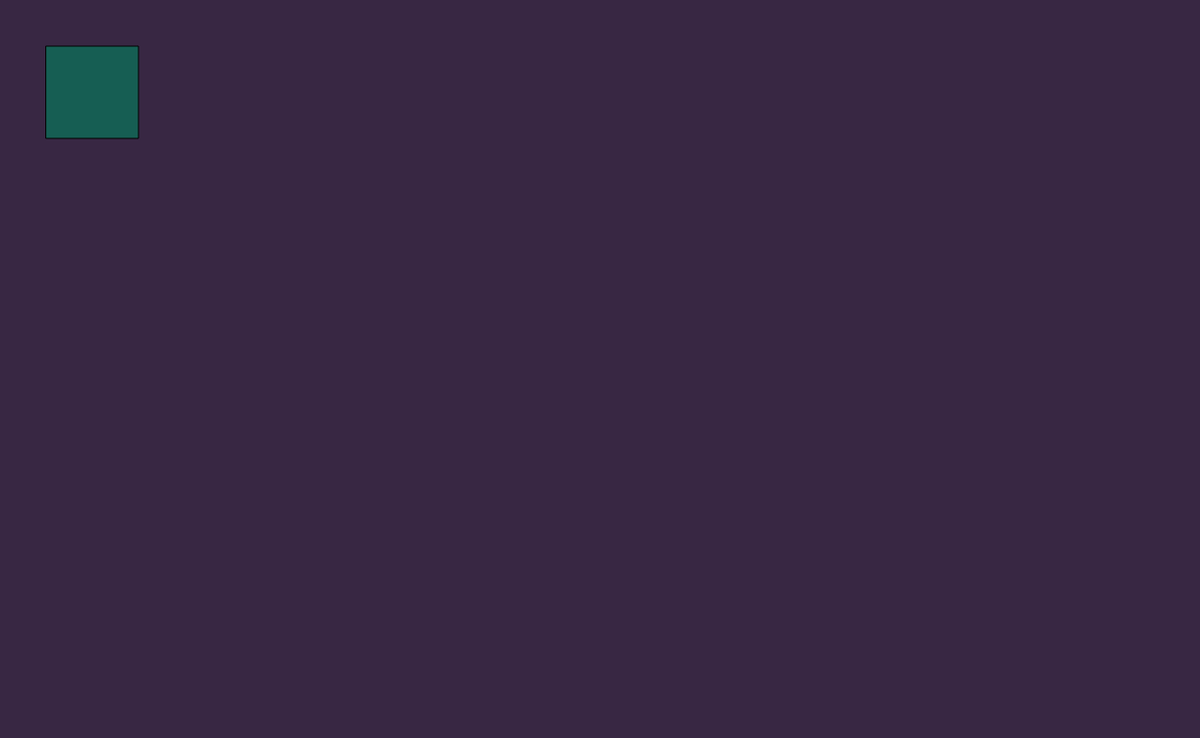
Frame 1 (no input)
Frame 60 (no input): identical to frame 1, image omitted
Frame 120 (the mouse pressed at the canvas centre since frame 60): identical to frame 1, image omitted

The p5.js sketch that drew this single still picture (run headless with seeded random() and noise() and a simulated clock; from frame 60 on, the mouse is pressed at the canvas centre):

// p5.js sketch
// ── sketch.js
var x = 50;
var y = 50;
var w = 100;
var h = 100;

function setup() {
  createCanvas(1300, 800);
}

function draw() {
  background(56, 39, 67);
  stroke(0);
  if (mouseX > 50 && mouseX < 150) {
    fill(33, 49, 21);
  } else {
    fill(22, 94, 83);
  }
  rect(x, y, w, h);
}
